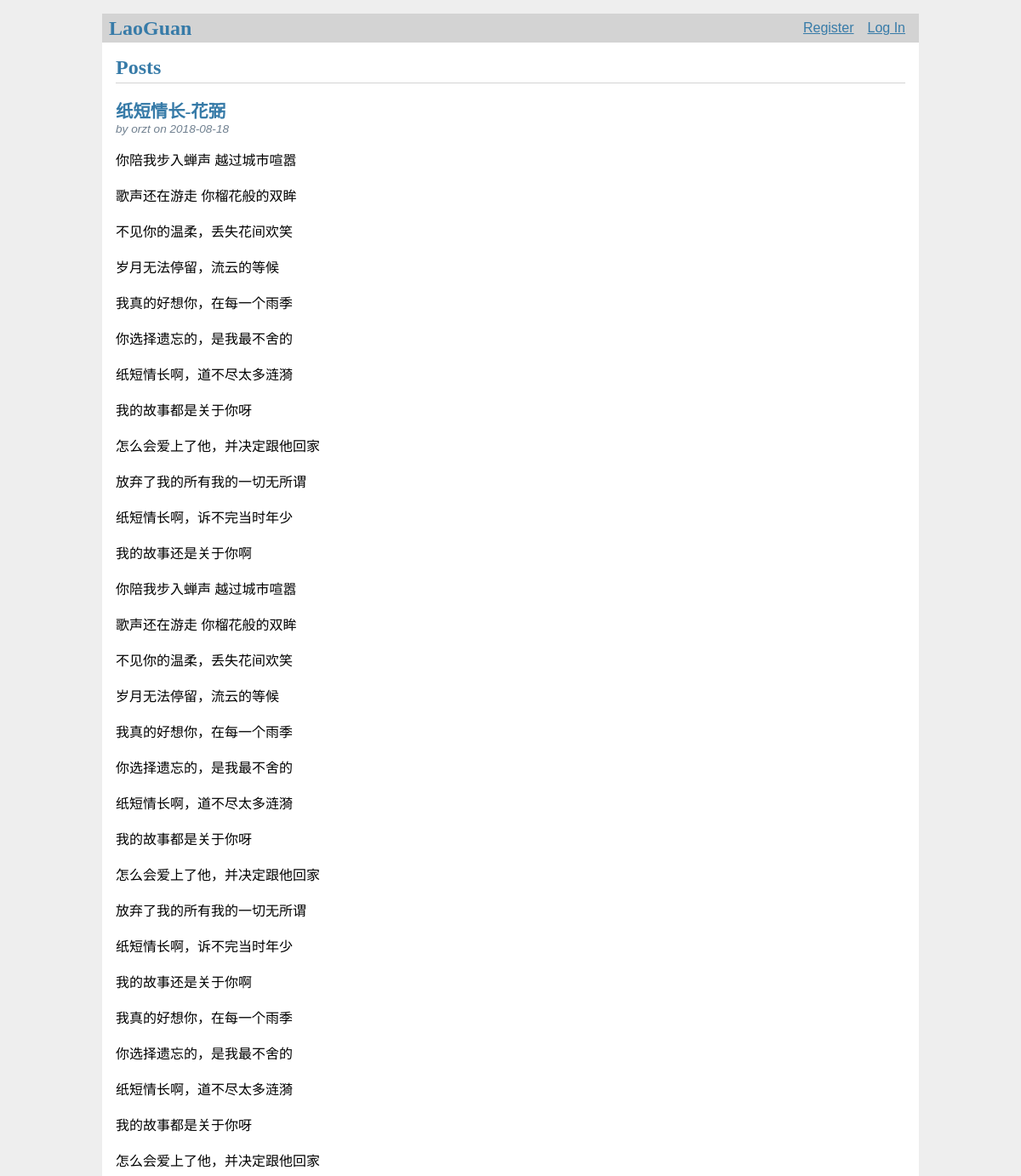
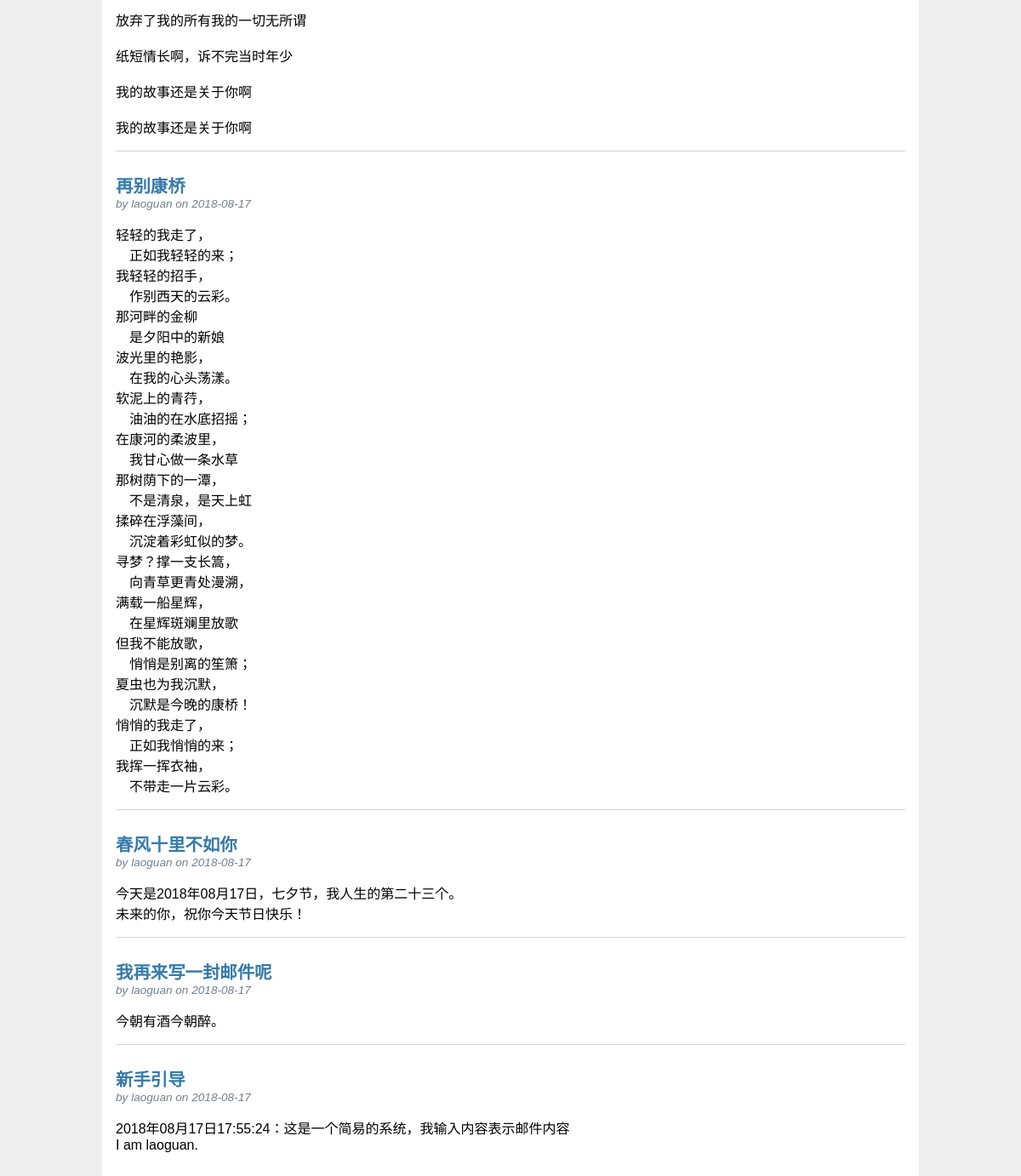
The page / on the database its author committed (2 pictures, top to bottom).
### tables this page shows
CREATE TABLE post (
    id INTEGER PRIMARY KEY AUTOINCREMENT,
    author_id INTEGER NOT NULL,
    created TIMESTAMP NOT NULL DEFAULT CURRENT_TIMESTAMP,
    title TEXT NOT NULL,
    body TEXT NOT NULL,
    FOREIGN KEY (author_id) REFERENCES user (id)
);

CREATE TABLE user (
    id INTEGER PRIMARY KEY AUTOINCREMENT,
    username TEXT UNIQUE NOT NULL,
    password TEXT NOT NULL
);

### laoguan/blog.py (the view)
@bp.route("/")
def index():
    db = get_db()
    posts = db.execute(
        "SELECT p.id, title, body, created, author_id, username"
        " FROM post p JOIN user u ON p.author_id = u.id"
        " ORDER BY created DESC"
    ).fetchall()
    return render_template("blog/index.html", posts=posts)

### laoguan/auth.py (called while the page is built)
@bp.before_app_request
def load_logged_in_user():
    user_id = session.get("user_id")
    if user_id is None:
        g.user = None
    else:
        g.user = get_db().execute(
            "SELECT * FROM user WHERE id = ?", (user_id,)
        ).fetchone()

### laoguan/db.py (called while the page is built)
def get_db():
    if "db" not in g:
        g.db = sqlite3.connect(
            current_app.config["DATABASE"],
            detect_types=sqlite3.PARSE_DECLTYPES,
        )
        g.db.row_factory = sqlite3.Row
    return g.db

### laoguan/templates/blog/index.html (shortened to what this page needs)
{% extends "base.html" %}
{% block header %}
<h1>{% block title %}Posts{% endblock %}</h1>
{% endblock %}
{% block content %}
{% for post in posts %}
<article class="post">
    <header>
        <div>
            <h1>{{post["title"]}}</h1>
            <div class="about">by {{post["username"]}} on {{post["created"].strftime('%Y-%m-%d')}}</div>
        </div>
    </header>
    <p class="body">{{post["body"]}}</p>
</article>
{% if not loop.last %}
<hr>
{% endif %}
{% endfor %}
{% endblock %}

### laoguan/templates/base.html (shortened to what this page needs)
<!doctype html>
<link rel="stylesheet" href="{{url_for("static", filename="style.css")}}">
<nav>
    <h1>LaoGuan</h1>
    <ul>
        {% if g.user %}
            <li><span>{{g.user["username"]}}</span></li>
            <li><a href="{{url_for("auth.logout")}}">Log Out</a></li>
        {% else %}
            <li><a href="{{url_for("auth.register")}}">Register</a></li>
            <li><a href="{{url_for("auth.login")}}">Log In</a></li>
        {% endif %}
    </ul>
</nav>
<section class="content">
    <header>
        {% block header %}{% endblock %}
    </header>
    {% block content %}{% endblock %}
</section>

### laoguan/static/style.css (style rules this page uses)
h1 { font-family: serif; color: #377ba8; margin: 1rem 0; }
a { color: #377ba8; }
hr { border: none; border-top: 1px solid lightgray; }
nav { background: lightgray; display: flex; align-items: center; padding: 0 0.5rem; }
nav h1 { flex: auto; margin: 0; }
nav ul { display: flex; list-style: none; margin: 0; padding: 0; }
nav ul li a, nav ul li span, header .action { display: block; padding: 0.5rem; }
.content { padding: 0 1rem 1rem; }
.content > header { border-bottom: 1px solid lightgray; display: flex; align-items: flex-end; }
.content > header h1 { flex: auto; margin: 1rem 0 0.25rem 0; }
.post > header { display: flex; align-items: flex-end; font-size: 0.85em; }
.post > header > div:first-of-type { flex: auto; }
.post > header h1 { font-size: 1.5em; margin-bottom: 0; }
.post .about { color: slategray; font-style: italic; }
.post .body { white-space: pre-line; }
.content:last-child { margin-bottom: 0; }

### rows shown on the page
post: title "纸短情长-花弼", username "orzt", created "2018-08-18", body "你陪我步入蝉声 越过城市喧嚣 歌声还在游走 你榴花般的双眸 不见你的温柔，丢失花间欢笑 岁月无法停留，流云的等候 我真的好想你，在每一个雨季 你选择遗忘的，是我最不舍的 纸短情长啊，道不尽太多涟漪 我的故事都是关于你呀 怎么会爱上了他，并决定跟他回家 放弃了我的所有我的一切无所谓 纸短情长啊，诉不完当时年少 我的故事还是关于你啊 你陪我步入蝉声 越过城市喧嚣 歌声还在游走 你榴花般的双眸 不见你的温柔，丢失花间欢笑 岁月无法停留，流云的等候 我真的好想你，在每一个雨季 你选择遗忘的，是我最不舍的 纸短情长啊，道不尽太多涟漪 我的故事都是关于你呀 怎么会爱上了他，并决定跟他回家 放弃了我的所有我的一切无所谓 纸短情长啊，诉不完当时年少 我的故事还是关于你啊 我真的好想你，在每一个雨季 你选择遗忘的，是我最不舍的 纸短情长啊，道不尽太多涟漪 我的故事都是关于你呀 怎么会爱上了他，并决定跟他回家 放弃了我的所有我的一切无所谓 纸短情长啊，诉不完当时年少 我的故事还是关于你啊 我的故事还是关于你啊"
post: title "再别康桥", username "laoguan", created "2018-08-17", body "轻轻的我走了， 正如我轻轻的来； 我轻轻的招手， 作别西天的云彩。 那河畔的金柳 是夕阳中的新娘 波光里的艳影， 在我的心头荡漾。 软泥上的青荇， 油油的在水底招摇； 在康河的柔波里， 我甘心做一条水草 那树荫下的一潭， 不是清泉，是天上虹 揉碎在浮藻间， 沉淀着彩虹似的梦。 寻梦？撑一支长篙， 向青草更青处漫溯， 满载一船星辉， 在星辉斑斓里放歌 但我不能放歌， 悄悄是别离的笙箫； 夏虫也为我沉默， 沉默是今晚的康桥！ 悄悄的我走了， 正如我悄悄的来； 我挥一挥衣袖， 不带走一片云彩。"
post: title "春风十里不如你", username "laoguan", created "2018-08-17", body "今天是2018年08月17日，七夕节，我人生的第二十三个。 未来的你，祝你今天节日快乐！"
post: title "我再来写一封邮件呢", username "laoguan", created "2018-08-17", body "今朝有酒今朝醉。"
post: title "新手引导", username "laoguan", created "2018-08-17", body "2018年08月17日17:55:24：这是一个简易的系统，我输入内容表示邮件内容 I am laoguan."
